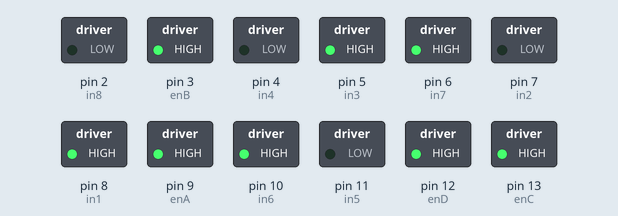
Recording of a sketch running on a simulated Arduino Uno, built with avr-gcc and run on an emulated ATmega328P. Shown: switched loads named in the sketch (green lamp = pin HIGH).

Above: at 0.1 s.
Timing chart, 0 to 1.6 s (numbered marks = the images above):
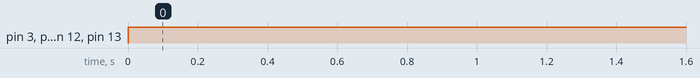

The sketch:

omni_wheels_test.ino
```cpp
// Motor A connections
int enA = 9;
int in1 = 8;
int in2 = 7;
// Motor B connections
int enB = 3;
int in3 = 5;
int in4 = 4;

// Motor C connections
int enC = 13;
int in5 = 11;
int in6 = 10;
// Motor D connections
int enD = 12;
int in7 = 6;
int in8 = 2;

//Set Motor speeds
int A = 255;
int B = 255;
int C = 255;
int D = 255;

void setup() {
	// Set all the motor control pins to outputs
	pinMode(enA, OUTPUT);
	pinMode(enB, OUTPUT);
	pinMode(in1, OUTPUT);
	pinMode(in2, OUTPUT);
	pinMode(in3, OUTPUT);
	pinMode(in4, OUTPUT);

  pinMode(enC, OUTPUT);
	pinMode(enD, OUTPUT);
	pinMode(in5, OUTPUT);
	pinMode(in6, OUTPUT);
	pinMode(in7, OUTPUT);
	pinMode(in8, OUTPUT);

	// Turn off motors - Initial state
	digitalWrite(in1, LOW);
	digitalWrite(in2, LOW);
	digitalWrite(in3, LOW);
	digitalWrite(in4, LOW);
  digitalWrite(in5, LOW);
	digitalWrite(in6, LOW);
	digitalWrite(in7, LOW);
	digitalWrite(in8, LOW);
}

void loop(){
  move_backward();
  delay(5000);

}

void set_speed(){
  analogWrite(enA, A);
	analogWrite(enB, B);
  analogWrite(enC, C);
	analogWrite(enD, D);
}
void move_forward(){
  set_speed();
  digitalWrite(in1, LOW);
	digitalWrite(in2, HIGH);
	digitalWrite(in3, LOW);
	digitalWrite(in4, HIGH);

  digitalWrite(in5, HIGH);
	digitalWrite(in6, LOW);
	digitalWrite(in7, HIGH);
	digitalWrite(in8, LOW);
}

void move_backward(){
  set_speed();
  digitalWrite(in1, HIGH);
	digitalWrite(in2, LOW);
	digitalWrite(in3, HIGH);
	digitalWrite(in4, LOW);
  digitalWrite(in5, LOW);
	digitalWrite(in6, HIGH);
	digitalWrite(in7, HIGH);
	digitalWrite(in8, LOW);
}


void move_left(){
  set_speed();
  digitalWrite(in1, HIGH);
	digitalWrite(in2, LOW);
	digitalWrite(in3, LOW);
	digitalWrite(in4, HIGH);
  digitalWrite(in5, HIGH);
	digitalWrite(in6, LOW);
	digitalWrite(in7, LOW);
	digitalWrite(in8, HIGH);
}

void move_right(){
  set_speed();
  digitalWrite(in1, LOW);
	digitalWrite(in2, HIGH);
	digitalWrite(in3, LOW);
	digitalWrite(in4, HIGH);
  digitalWrite(in5, HIGH);
	digitalWrite(in6, LOW);
	digitalWrite(in7, LOW);
	digitalWrite(in8, HIGH);
}

void move_forward_left(){
  set_speed();
  digitalWrite(in1, HIGH);
	digitalWrite(in2, LOW);
	digitalWrite(in3, HIGH);
	digitalWrite(in4, LOW);
  digitalWrite(in5, HIGH);
	digitalWrite(in6, LOW);
	digitalWrite(in7, HIGH);
	digitalWrite(in8, LOW);
}

void move_forward_right(){
  set_speed();
  digitalWrite(in1, HIGH);
	digitalWrite(in2, LOW);
	digitalWrite(in3, HIGH);
	digitalWrite(in4, LOW);
  digitalWrite(in5, HIGH);
	digitalWrite(in6, LOW);
	digitalWrite(in7, HIGH);
	digitalWrite(in8, LOW);
}

void move_backward_left(){
  set_speed();
  digitalWrite(in1, HIGH);
	digitalWrite(in2, LOW);
	digitalWrite(in3, HIGH);
	digitalWrite(in4, LOW);
  digitalWrite(in5, HIGH);
	digitalWrite(in6, LOW);
	digitalWrite(in7, HIGH);
	digitalWrite(in8, LOW);
}

void move_backward_right(){
  set_speed();
  digitalWrite(in1, HIGH);
	digitalWrite(in2, LOW);
	digitalWrite(in3, HIGH);
	digitalWrite(in4, LOW);
  digitalWrite(in5, HIGH);
	digitalWrite(in6, LOW);
	digitalWrite(in7, HIGH);
	digitalWrite(in8, LOW);
}

void stop_motor(){
 digitalWrite(in1, LOW);
	digitalWrite(in2, LOW);
	digitalWrite(in3, LOW);
	digitalWrite(in4, LOW);
  digitalWrite(in5, LOW);
	digitalWrite(in6, LOW);
	digitalWrite(in7, LOW);
	digitalWrite(in8, LOW);
}


// PREVIOUS CODE OR REFERENCE CODE
// void loop() {
// 	directionControl();
	// delay(1000);
	// speedControl();
	// delay(1000);
//}

// This function lets you control spinning direction of motors
// void directionControl() {
	// Set motors to maximum speed
	// For PWM maximum possible values are 0 to 255
	// analogWrite(enA, 255);
	// analogWrite(enB, 255);
  // analogWrite(enC, 255);
	// analogWrite(enD, 255);
	// Turn on motor A & B
	// digitalWrite(in1, HIGH);
	// digitalWrite(in2, LOW);
	// digitalWrite(in3, HIGH);
	// digitalWrite(in4, LOW);
  // digitalWrite(in5, HIGH);
	// digitalWrite(in6, LOW);
	// digitalWrite(in7, HIGH);
	// digitalWrite(in8, LOW);
	// delay(2000);

	// Now change motor directions
	// digitalWrite(in1, LOW);
	// digitalWrite(in2, HIGH);
	// digitalWrite(in3, LOW);
	// digitalWrite(in4, HIGH);
  // digitalWrite(in5, LOW);
	// digitalWrite(in6, HIGH);
	// digitalWrite(in7, LOW);
	// digitalWrite(in8, HIGH);
	// delay(2000);

	// Turn off motors
	// digitalWrite(in1, LOW);
	// digitalWrite(in2, LOW);
	// digitalWrite(in3, LOW);
	// digitalWrite(in4, LOW);
  // digitalWrite(in5, LOW);
	// digitalWrite(in6, LOW);
	// digitalWrite(in7, LOW);
	// digitalWrite(in8, LOW);
//}

// This function lets you control speed of the motors
// void speedControl() {
// 	// Turn on motors
// 	digitalWrite(in1, LOW);
// 	digitalWrite(in2, HIGH);
// 	digitalWrite(in3, LOW);
// 	digitalWrite(in4, HIGH);

// 	// Accelerate from zero to maximum speed
// 	for (int i = 0; i < 256; i++) {
// 		analogWrite(enA, i);
// 		analogWrite(enB, i);
// 		delay(20);
// 	}

// 	// Decelerate from maximum speed to zero
// 	for (int i = 255; i >= 0; --i) {
// 		analogWrite(enA, i);
// 		analogWrite(enB, i);
// 		delay(20);
// 	}

// 	// Now turn off motors
// 	digitalWrite(in1, LOW);
// 	digitalWrite(in2, LOW);
// 	digitalWrite(in3, LOW);
// 	digitalWrite(in4, LOW);
//}
```

Measured:
- by itself, pin 3 (enB), pin 5 (in3), pin 6 (in7), pin 8 (in1), pin 9 (enA), pin 10 (in6), pin 12 (enD), pin 13 (enC): LOW → HIGH at 0.00 s
